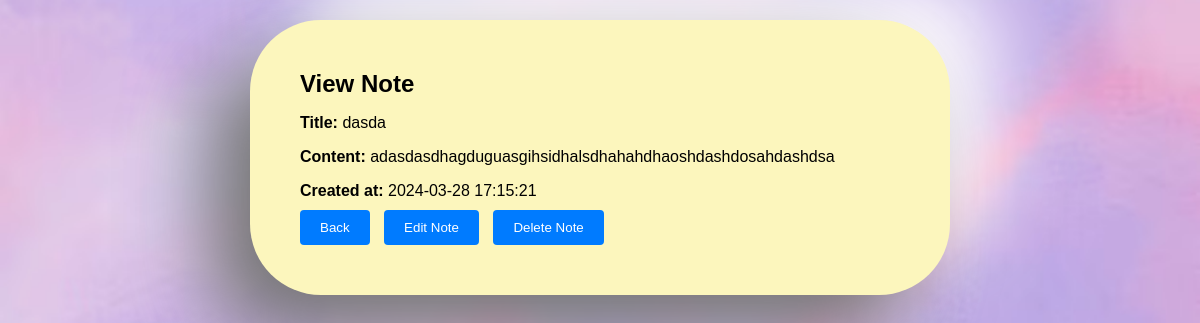
Page /view_notes.php?id=2 on the committed database.
### tables this page shows
CREATE TABLE `note` (
  `id` int(11) NOT NULL,
  `title` varchar(255) NOT NULL,
  `content` text NOT NULL,
  `created_at` timestamp NOT NULL DEFAULT current_timestamp() ON UPDATE current_timestamp()
);

### view_notes.php (the view, shortened to what this page needs)
<?php
$servername = "localhost";
$username = "root";
$password = "";
$dbname = "notes";
$conn = new mysqli($servername, $username, $password, $dbname);
if ($_SERVER["REQUEST_METHOD"] == "GET" && isset($_GET['id'])) {
    $note_id = $_GET['id'];
    $stmt = $conn->prepare("SELECT * FROM note WHERE id = ?");
    $stmt->bind_param("i", $note_id);
    $stmt->execute();
    $result = $stmt->get_result();
    if ($result->num_rows > 0) {
        $note = $result->fetch_assoc();
?>
<!DOCTYPE html>
<html lang="en">
<head>
</head>
<body>
    <div class="container">
        <h1>View Note</h1>
        <p><strong>Title: </strong><?php echo $note['title']; ?></p>
        <p><strong>Content: </strong><?php echo $note['content']; ?></p>
        <p><strong>Created at: </strong><?php echo $note['created_at']; ?></p>
        <button class="btn" onclick="window.location.href='dashboard.php'">Back</button>
        <button class="btn" onclick="window.location.href='edit_notes.php?id=<?php echo $note['id']; ?>'">Edit Note</button>
        <form action="delete_notes.php" method="post" style="display:inline;">
            <button class="btn" type="submit">Delete Note</button>
        </form>
    </div>
</body>
</html>
<?php
    } else {
        echo "Note not found.";
    }
}
?>

### view_notes.php (style rules this page uses)
body { font-family: Arial, sans-serif; margin: 0; padding: 20px; background-color: #f0fff1; background-image: url('img/1.avif'); background-size: cover; background-position: center; background-repeat: no-repeat; }
.container { max-width: 600px; margin: 0 auto; background-color: #caf0f8; padding: 50px; border-radius: 71px; background: #fcf6bd; box-shadow: -41px 41px 82px #747474, 41px -41px 82px #ffffff; }
h1 { font-size: 24px; margin-top: 0; }
p { margin-bottom: 10px; }
strong { font-weight: bold; }
.btn { display: inline-block; padding: 10px 20px; margin-right: 10px; border: none; border-radius: 4px; background-color: #007bff; color: #fff; text-decoration: none; cursor: pointer; transition: background-color 0.3s ease; }

### rows in the picture
note: title "dasda", content "adasdasdhagduguasgihsidhalsdhahahdhaoshdashdosahdashdsa", created_at "2024-03-28 17:15:21"
